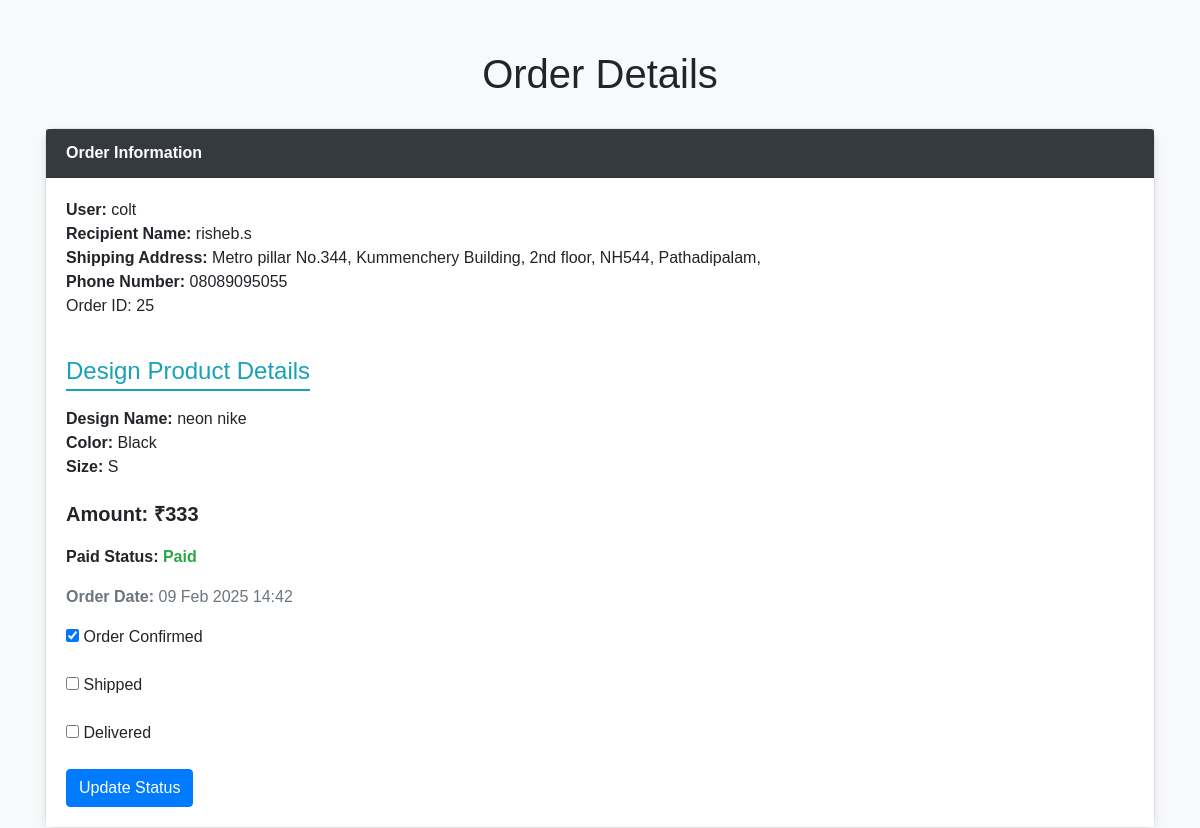
/order-detail/25/OrderDesign/, run on the app's committed database.
### productapp/models.py (models this page shows, shortened)
class OrderDesign(models.Model):
     user=models.ForeignKey(User,on_delete=models.CASCADE)
     info=models.ForeignKey(UserProfile,on_delete=models.CASCADE)
     design_name = models.CharField(max_length=255)
     designcolor = models.CharField(max_length=225)
     designsize = models.CharField(max_length=225)
     amount = models.CharField(max_length=10)
     payment_id = models.CharField(max_length=100)
     paid = models.BooleanField(default=False)
     order_confirmed = models.BooleanField(default=True)
     shipped = models.BooleanField(default=False)
     delivered = models.BooleanField(default=False)
     created_at = models.DateTimeField(auto_now_add=True)

class UserProfile(models.Model):
    user = models.OneToOneField(settings.AUTH_USER_MODEL, on_delete=models.CASCADE)
    recipient_name = models.CharField(max_length=255, blank=True, null=True)
    shipping_address = models.CharField(max_length=255, blank=True, null=True)
    phone_number = models.CharField(max_length=20, blank=True, null=True)
    state = models.CharField(max_length=100, blank=True, null=True)
    city = models.CharField(max_length=100, blank=True, null=True)
    details_saved = models.BooleanField(default=False)

### productapp/views.py (the view)
# urls.py: path('order-detail/<int:order_id>/<str:order_type>/', views.admin_order_detail, name='admin_order_detail'),
def admin_order_detail(request, order_id, order_type):
    if order_type == "OrderCart":
        order = get_object_or_404(OrderCart, id=order_id)
    elif order_type == "OrderDesign":
        order = get_object_or_404(OrderDesign, id=order_id)
    if request.method == "POST":
        order.order_confirmed = request.POST.get('order_confirmed') == 'on'
        order.shipped = request.POST.get('shipped') == 'on'
        order.delivered = request.POST.get('delivered') == 'on'
        order.save()
        return redirect('productapp:admin_order_detail', order_id=order.id, order_type=order_type)  # Redirect after update
    context = {
        'order': order,
        'order_type': order_type,
    }
    return render(request, 'adminorderdetail.html', context)

### templates/adminorderdetail.html (shortened to what this page needs)
<!DOCTYPE html>
<html lang="en">
<head>
    <link href="https://stackpath.bootstrapcdn.com/bootstrap/4.5.2/css/bootstrap.min.css" rel="stylesheet">
</head>
<body>
    <div class="container">
        <div class="order-header">
            <h1>Order Details</h1>
        </div>
        <div class="card">
            <div class="card-header">
                Order Information
            </div>
            <div class="card-body">
                <form method="POST" action="{% url 'productapp:admin_order_detail' order.id order_type %}">
                    <div class="order-info">
                        <p><strong>User:</strong> {{ order.user.username }}</p>
                        <p><strong>Recipient Name:</strong> {{ order.info.recipient_name }}</p>
                        <p><strong>Shipping Address:</strong> {{ order.info.shipping_address }}</p>
                        <p><strong>Phone Number:</strong> {{ order.info.phone_number }}</p>
                        <p>Order ID: {{ order.id }}</p>
                    </div>
                    {% if order_type == "OrderCart" %}
                        <div class="section-title mb-3">Shop Product Details</div>
                        <div class="order-info">
                            <p><strong>Product Name:</strong> {{ order.product_name }}</p>
                            <p><strong>Color:</strong> {{ order.color }}</p>
                            <p><strong>Size:</strong> {{ order.size }}</p>
                        </div>
                        </div>
                    {% elif order_type == "OrderDesign" %}
                        <div class="section-title mb-3">Design Product Details</div>
                        <div class="order-info">
                            <p><strong>Design Name:</strong> {{ order.design_name }}</p>
                            <p><strong>Color:</strong> {{ order.designcolor }}</p>
                            <p><strong>Size:</strong> {{ order.designsize }}</p>
                        </div>
                    {% endif %}
                    <div class="order-total">
                        <p><strong>Amount:</strong> ₹{{ order.amount }}</p>
                    </div>
                    <p><strong>Paid Status:</strong>
                        <span class="{% if order.paid %}paid-status{% else %}pending-status{% endif %}">
                            {{ order.paid|yesno:"Paid,Pending" }}
                        </span>
                    </p>
                    <p class="order-date"><strong>Order Date:</strong> {{ order.created_at|date:"d M Y H:i" }}</p>
                    <div class="form-group">
                        <label>
                            <input type="checkbox" name="order_confirmed" {% if order.order_confirmed %}checked{% endif %}>
                            Order Confirmed
                        </label>
                    </div>
                    <div class="form-group">
                        <label>
                            <input type="checkbox" name="shipped" {% if order.shipped %}checked{% endif %}>
                            Shipped
                        </label>
                    </div>
                    <div class="form-group">
                        <label>
                            <input type="checkbox" name="delivered" {% if order.delivered %}checked{% endif %}>
                            Delivered
                        </label>
                    </div>
                    <button type="submit" class="btn btn-primary">Update Status</button>
                </form>
            </div>
        </div>
    </div>
</body>
</html>

### templates/adminorderdetail.html (style rules this page uses)
body { background-color: #f8f9fa; font-family: Arial, sans-serif; }
.container { margin-top: 50px; }
.order-header { text-align: center; margin-bottom: 30px; }
.card { border-radius: 10px; box-shadow: 0 4px 8px rgba(0,0,0,0.1); }
.card-header { font-weight: bold; background-color: #343a40; color: white; border-radius: 10px 10px 0 0; }
.card-body { padding: 20px; background-color: #ffffff; }
.order-info { margin-bottom: 15px; }
.order-info strong { font-weight: bold; }
.order-info p { margin: 0; }
.section-title { margin-top: 20px; font-size: 1.5rem; color: #17a2b8; border-bottom: 2px solid #17a2b8; display: inline-block; }
.order-total { font-size: 1.25rem; font-weight: bold; margin-top: 20px; }
.paid-status { font-weight: bold; color: #28a745; }
.order-date { margin-top: 15px; color: #6c757d; }

### data on the page
OrderDesign: user.username "colt", info.recipient_name "risheb.s", info.shipping_address "Metro pillar No.344, Kummenchery Building, 2nd floor, NH544, Pathadipalam,", info.phone_number "08089095055", id "25", design_name "neon nike", designcolor "Black", designsize "S", amount "333", paid "Paid", created_at "09 Feb 2025 14:42", order_confirmed "☑"
